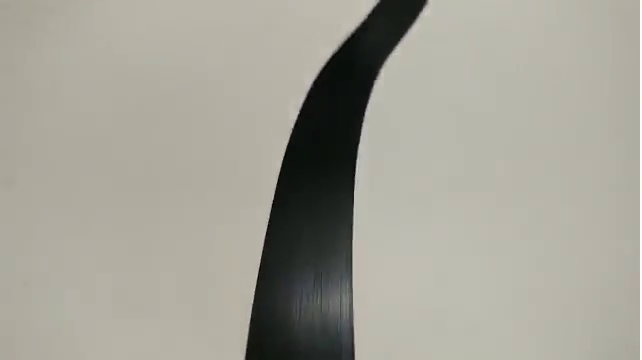
#> input picture frame 135 of engine/simulacao.mp4, 642 x 360 px
$ python camera.py   (Python 2 division)   (older library calls are emulated)
#> lines starting #> are read from the running program, lines starting #| are printed output that depends on the picture
import cv2
import numpy as np

LimiarBinarizacao = 125       #este valor eh empirico. Ajuste-o conforme sua necessidade
AreaContornoLimiteMin = 5000  #este valor eh empirico. Ajuste-o conforme sua necessidade


#Funcao: trata imagem e retorna se o robo seguidor de linha deve ir para a esqueda ou direita
#Parametros: frame capturado da webcam e primeiro frame capturado
#Retorno: < 0: robo deve ir para a direita
#         > 0: robo deve ir para a esquerda
#         0:   nada deve ser feito
# [54 lines left out: function TrataImagem, not called in this run]


#Programa principal


camera = cv2.VideoCapture("simulacao.mp4")
camera.set(3,320)
camera.set(4,240)

#faz algumas leituras de frames antes de consierar a analise
#motivo: algumas camera podem demorar mais para se "acosumar a luminosidade" quando ligam, capturando frames consecutivos com muita variacao de luminosidade. Para nao levar este efeito ao processamento de imagem, capturas sucessivas sao feitas fora do processamento da imagem, dando tempo para a camera "se acostumar" a luminosidade do ambiente
for i in range(0,20):
    (grabbed, Frame) = camera.read()
#> this loop made 20 passes
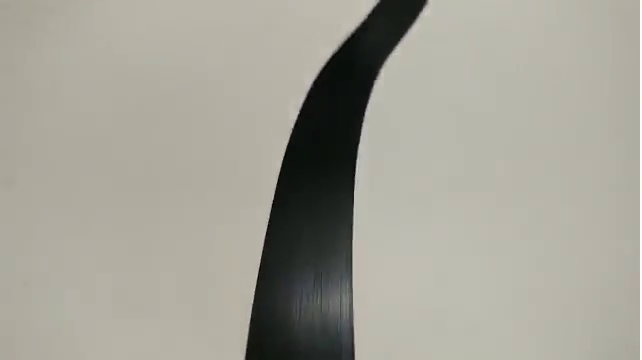
#> input picture frame 135 of engine/simulacao.mp4, 642 x 360 px
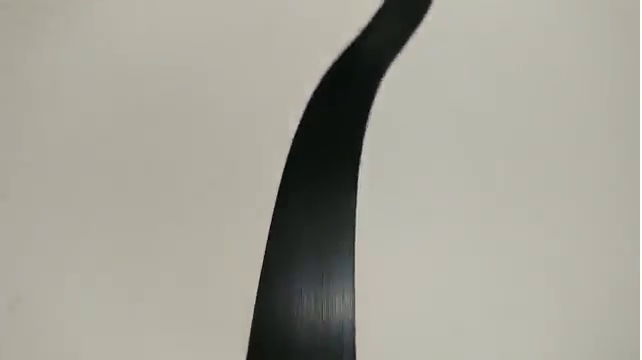
#> input picture frame 136 of engine/simulacao.mp4, 642 x 360 px

while True:

    try:
      (grabbed, Frame) = camera.read()
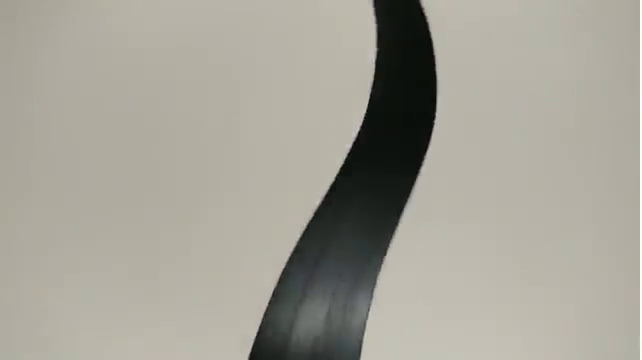
#> input picture frame 155 of engine/simulacao.mp4, 642 x 360 px
#> Frame is the input picture: shape (360, 642, 3); mean B, G, R 151, 161.2, 163.8
      if cv2.waitKey(1) & 0xFF == ord('q'):
#> (key q is pressed here)
            break
      if (grabbed):
          Direcao,QtdeLinhas = TrataImagem(Frame)
          if (QtdeLinhas == 0):
             print "Nenhuma linha encontrada. O robo ira parar."
             continue

          if (Direcao > 0):
              print "Distancia da linha de referencia: "+str(abs(Direcao))+" pixels a [DIREITA]"
          if (Direcao < 0):
              print "Distancia da linha de referencia: "+str(abs(Direcao))+" pixels a [ESQUERDA]"
          if (Direcao == 0):
              print "Exatamente na linha de referencia!"
    except (KeyboardInterrupt):
          print "STOP MODA FOCA"
          pass
#> (the run stopped early here; a loop or call above may not have finished)

$ run again, starting later in the video
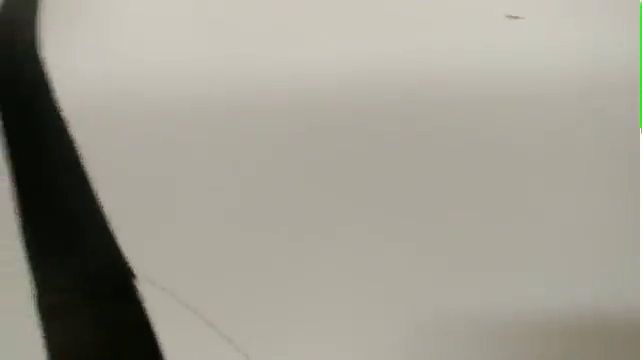
#> input picture frame 609 of engine/simulacao.mp4, 642 x 360 px
#> the loop `for i in range(0,20):` made 20 passes
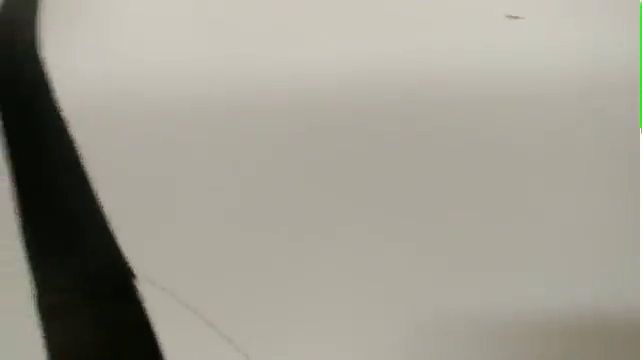
#> input picture frame 609 of engine/simulacao.mp4, 642 x 360 px
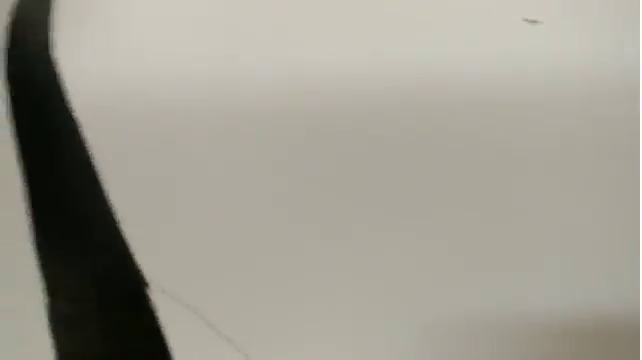
#> input picture frame 610 of engine/simulacao.mp4, 642 x 360 px
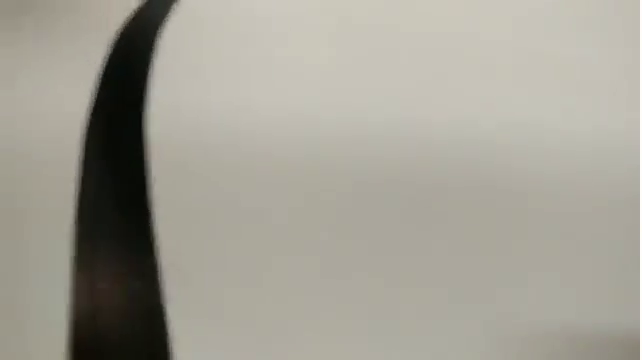
#> input picture frame 629 of engine/simulacao.mp4, 642 x 360 px
#> Frame is the input picture: shape (360, 642, 3); mean B, G, R 148.6, 159.1, 162.2

$ run again, starting later in the video
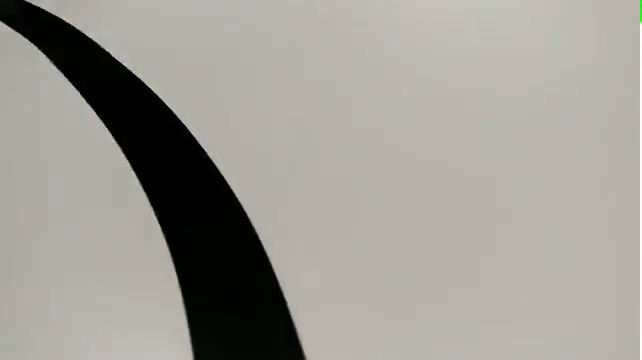
#> input picture frame 1083 of engine/simulacao.mp4, 642 x 360 px
#> the loop `for i in range(0,20):` made 20 passes
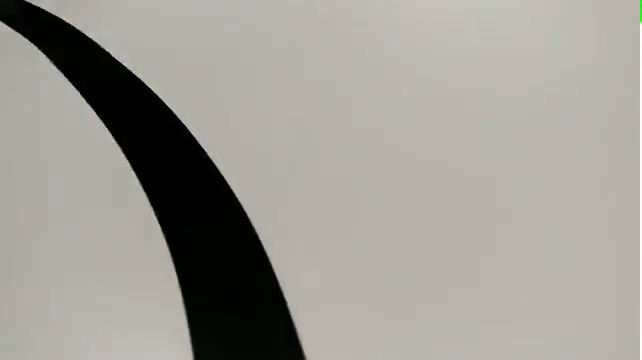
#> input picture frame 1083 of engine/simulacao.mp4, 642 x 360 px
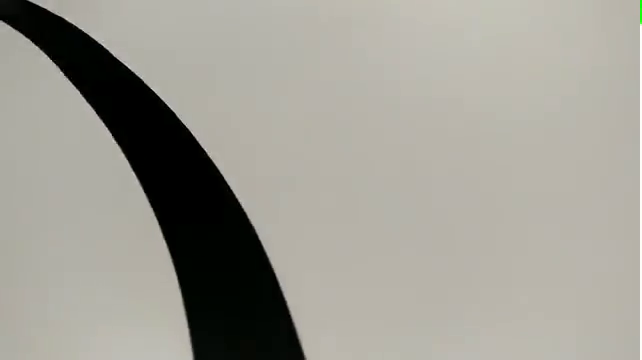
#> input picture frame 1084 of engine/simulacao.mp4, 642 x 360 px
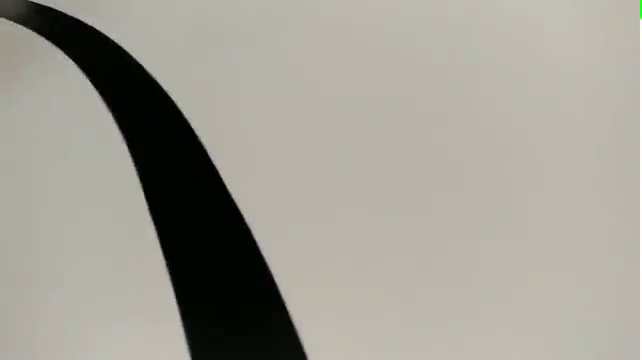
#> input picture frame 1103 of engine/simulacao.mp4, 642 x 360 px
#> Frame is the input picture: shape (360, 642, 3); mean B, G, R 148.4, 157.5, 159.6
